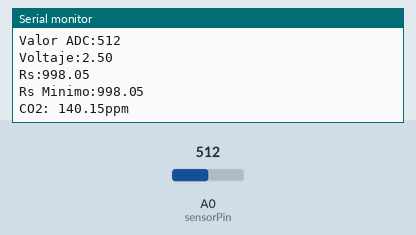
This sketch was run on a simulated Arduino Uno, built with avr-gcc and run on an emulated ATmega328P. Parts: the last lines printed to the serial monitor. The inputs (shaded band) are chosen by the test bench; at power-on: A0 (sensorPin) = 512.

Above: at 1.8 s.
1.9 s: A0 (sensorPin) set to 0
At 2.6 s:
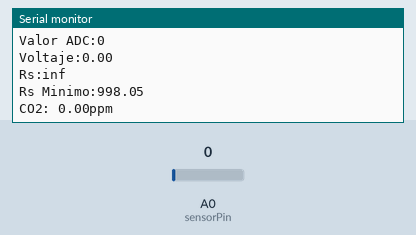
4.5 s: A0 (sensorPin) set to 1023
At 5.8 s:
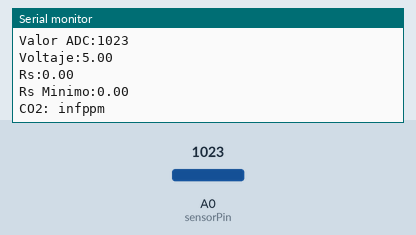
Timing chart, 0 to 7.5 s (numbered marks = the images above; inputs shaded):
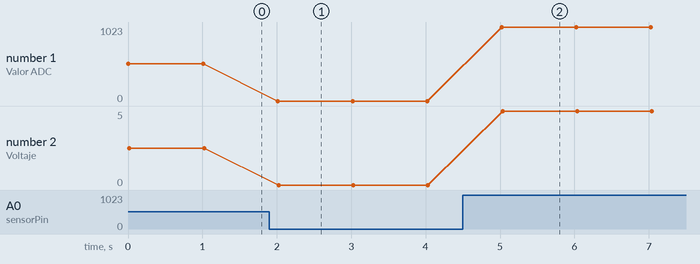

The sketch:

air_sensor.ino
```cpp
#include "math.h"

const int sensorPin = A0;
const int Ro = 1200;
float min_rs = 50000;
void setup() {
  Serial.begin(9600);
}

void loop() {
  int adc_MQ = analogRead(sensorPin); //Lemos la salida analógica  del MQ
  float voltaje = adc_MQ * (5.0 / 1023.0); //Convertimos la lectura en un valor de voltaje
  float Rs=1000*((5-voltaje)/voltaje);  //Calculamos Rs con un RL de 1k

  if (Rs < min_rs)
  {
    min_rs = Rs;
  }
  double CO2_ppm = 106.5*pow(Rs/Ro,-1.49); // calculamos la concentración  de alcohol con la ecuación obtenida.
  //-------Enviamos los valores por el puerto serial------------
  Serial.print("\n");
  Serial.print("Valor ADC:");
  Serial.print(adc_MQ);
  Serial.print("\n");
  Serial.print("Voltaje:");
  Serial.print(voltaje);
  Serial.print("\n");
  Serial.print("Rs:");
  Serial.print(Rs);
  Serial.print("\n");

  Serial.print("Rs Minimo:");
  Serial.print(min_rs);
  Serial.print("\n");
  Serial.print("CO2: ");
  Serial.print(CO2_ppm);
  Serial.println("ppm");
  delay(1000);

}
```

Measured:
- after the input at 1.9 s, the serial monitor: prints a new line after 0.12 s (image 1)
- after the input at 4.5 s, the serial monitor: prints a new line after 0.52 s (image 2)
- plotted number 1: 512 → 0 after the input at 1.9 s, 0 → 1023 after the input at 4.5 s
- plotted number 2: 2.5 → 0 after the input at 1.9 s, 0 → 5 after the input at 4.5 s
